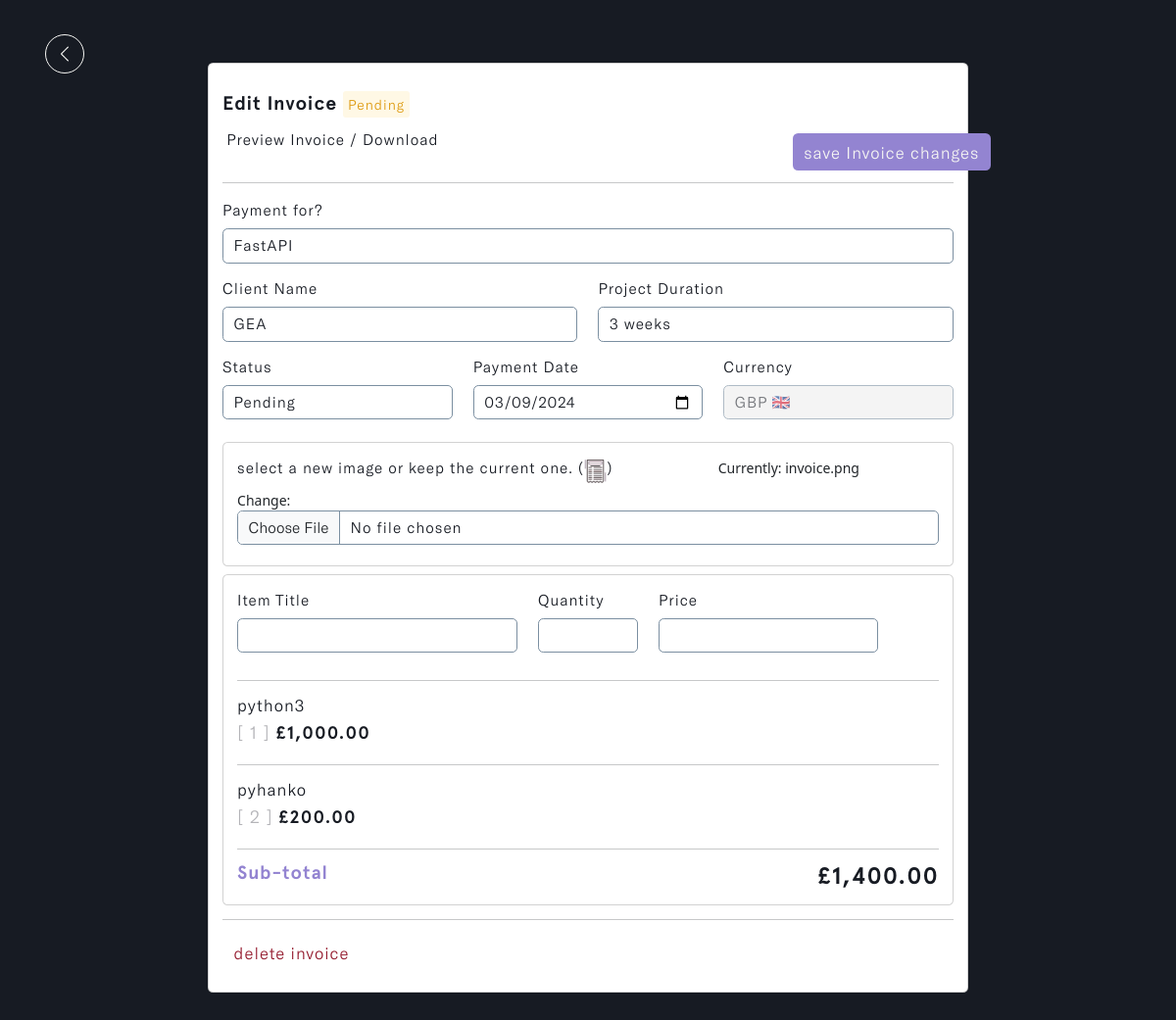
Page /invoice/ecea56b6-4753-4877-9766-66154f2b4e6d (signed in) on the earlier database version.
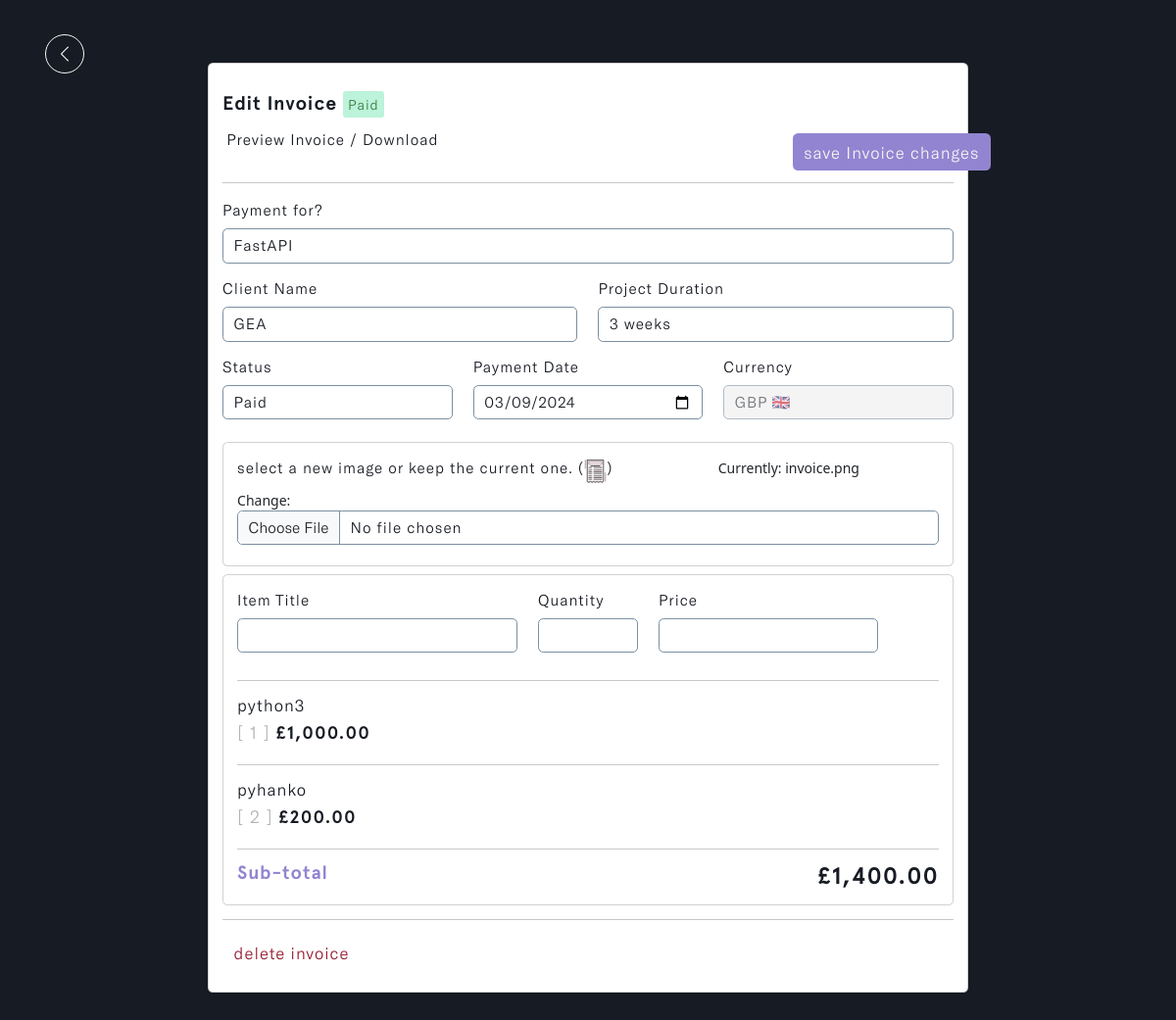
Same page on the later database version.
### invoice/models.py (models this page shows, shortened)
class Invoice(models.Model):
    STATUS = (
        ('Pending', 'Pending'),
        ('Paid', 'Paid')
    )
    CURRENCY = (
        ('USD 🇺🇸', 'USD 🇺🇸'),
        ('GHS 🇬🇭', 'GHS 🇬🇭'),
        ('GBP 🇬🇧', 'GBP 🇬🇧'),
        ('EUR 🇪🇺', 'EUR 🇪🇺'),
        ('NGN 🇳🇬', 'NGN 🇳🇬'),
    )
    account_owner = models.ForeignKey(Profile, on_delete=models.CASCADE)
    project_name = models.CharField(max_length=255)
    project_duration = models.CharField(max_length=50)
    client_name = models.ForeignKey(Client, on_delete=models.CASCADE, to_field='name', related_name='invoice',
                                    help_text='Select a client for this entry.')
    invoice_status = models.CharField(max_length=200, choices=STATUS)
    payment_date = models.DateField(max_length=200, null=True)
    currency = models.CharField(max_length=200, choices=CURRENCY)
    invoice_image = models.ImageField(null=True, blank=True, upload_to='invoice_image/', default='invoice.png')
    client_note = models.TextField(max_length=100000, null=True, blank=True)
    total = models.IntegerField(default=0, null=True, blank=True)
    paid_date = models.DateField(null=True, blank=True)
    updated_time_stamp = models.DateTimeField(auto_now=True)
    created_time_stamp = models.DateTimeField(auto_now_add=True)
    id = models.UUIDField(default=uuid.uuid4, primary_key=True, unique=True, editable=False)
    @property
    def invoiceImageURL(self):
        try:
            url = self.invoice_image.url
        except:
            url = ''
        return url
    class Meta:
        ordering = ['-updated_time_stamp']

class Item(models.Model):
    account_owner = models.ForeignKey(Profile, on_delete=models.CASCADE, null=True)
    invoice = models.ForeignKey(Invoice, on_delete=models.SET_NULL, null=True, related_name='items')
    title = models.CharField(max_length=255, null=True, blank=True)
    quantity = models.IntegerField(default=0, null=True, blank=True)
    price = models.IntegerField(default=0, null=True, blank=True)
    total = models.IntegerField(default=0, null=True, blank=True)
    updated_time_stamp = models.DateTimeField(auto_now=True)
    id = models.UUIDField(default=uuid.uuid4, primary_key=True, unique=True, editable=False)
    class Meta:
        ordering = ['-updated_time_stamp']

### invoice/views.py (the view, shortened to what this page needs)
# urls.py: path('invoice/<str:pk>', views.edit_invoice, name='invoice-details'),
@login_required(login_url='login')
def edit_invoice(request, pk):
    profile = request.user.profile
    invoice = profile.invoice_set.get(id=pk)
    display_items = invoice.items.all()
    items_total = invoice.items.aggregate(total=Sum('total'))['total']
    form = InvoiceCreationForm(request.user, instance=invoice)
    context = {
        'form': form,
        'invoice': invoice,
        'display_items': display_items,
        'items_total': items_total,
    }
    return render(request, 'invoice/invoice-details.html', context)

### invoice/forms.py
class InvoiceCreationForm(ModelForm):
    payment_date = forms.DateField(widget=DateInput)
    class Meta:
        model = Invoice
        fields = ['project_name', 'project_duration', 'client_name',
                  'invoice_status', 'payment_date', 'currency', 'invoice_image',
                  'client_note']
    def __init__(self, user, *args, **kwargs):
        super(InvoiceCreationForm, self).__init__(*args, **kwargs)
        self.fields['invoice_status'].widget.choices = [('', 'Choose status')] + list(self.fields['invoice_status'].widget.choices)
        self.fields['currency'].widget.choices = [('', 'Choose currency')] + list(self.fields['currency'].widget.choices)
        self.fields['client_name'].queryset = Client.objects.filter(account_owner=user.profile)
        self.fields['currency'].widget.attrs.update({'id': 'currency_field'})
        for name, field in self.fields.items():
            field.widget.attrs.update({'class': 'input form-control'})

### invoice/models.py (called while the page is built)
    def __str__(self):
        return self.name

### invoice/templates/invoice/invoice-details.html (shortened to what this page needs)
{% load static %}
{% load humanize %}
<!DOCTYPE html>
<html lang="en" class="js has-scroll-init has-scroll-smooth">
  <head>
    <link rel="stylesheet" href="{% static '/css/bootstrap.min.css' %}" />
    <link rel="stylesheet" href="{% static '/css/invoice-details.css' %}" />
    <link
      rel="stylesheet"
      href="https://maxcdn.bootstrapcdn.com/font-awesome/4.5.0/css/font-awesome.min.css"
    />
  </head>
  <body
    id="pageTop"
    class="page-content"
    data-spy="scroll"
    data-target="#mainNav"
  >
    <main>
      <div data-scroll class="page page--layout-2" id="main">
        <div id="invoice--details-hero">
          <div class="container-fluid">
            <div class="invoice--details-intro">
              <a href="javascript:history.back()">
                <img
                  src="{% static '/images/left.png' %}"
                  class="img-fluid"
                  id="return_back"
                  alt="return_back-img"
                />
              </a>
              <div class="card d-flex mx-auto" id="main--card">
                <div class="card-body">
                  <h5>
                    Edit Invoice
                    {% if invoice.invoice_status == 'Paid' %}
                    <span id="paid">{{invoice.invoice_status}}</span>
                    {% else %}
                    <span id="pending">{{invoice.invoice_status}}</span>
                    {% endif %}
                  </h5>
                  <a
                    href="{% url 'preview-invoice' invoice.id %}"
                    class="btn"
                    id="preview--invoice"
                  >
                     Preview Invoice /
                    Download
                  </a>
                  <form action="" method="POST" enctype="multipart/form-data">
                    <input
                      type="submit"
                      id="save--btn"
                      name="updateInvoice"
                      class="btn"
                      value="save Invoice changes"
                    />
                    <hr id="offcanvas--header-line" />
                    <div class="row">
                      <div class="col-md-12">
                        <div class="mb-3">
                          <label
                            for="exampleFormControlInput1"
                            class="form-label"
                            >Payment for?</label
                          >
                          {{form.project_name}}
                        </div>
                      </div>
                      <div class="col-md-6">
                        <div class="mb-3">
                          <label for="exampleClientName" class="form-label"
                            >Client Name</label
                          >
                          {{form.client_name}}
                        </div>
                      </div>
                      <div class="col-md-6">
                        <div class="mb-3">
                          <label for="exampleProjectDuration" class="form-label"
                            >Project Duration</label
                          >
                          {{form.project_duration}}
                        </div>
                      </div>
                      <div class="col-md-4">
                        <div class="mb-3">
                          <label for="exampleInvoiceStatus" class="form-label"
                            >Status</label
                          >
                          {{form.invoice_status}}
                        </div>
                      </div>
                      <div class="col-md-4">
                        <div class="mb-3">
                          <label for="exampleInvoiceDate" class="form-label"
                            >Payment Date</label
                          >
                          {{form.payment_date}}
                        </div>
                      </div>
                      <div class="col-md-4">
                        <div class="mb-3">
                          <label for="exampleCurrency" class="form-label"
                            >Currency</label
                          >
                          {{ form.currency }}
                        </div>
                      </div>
                      <div class="col-md-12">
                        <div class="card" id="invoice--img-card">
                          <div class="card-body">
                            <div class="mb-3">
                              <label for="formFile" class="form-label">
                                select a new image or keep the current one.
                                (<img
                                  src="{{invoice.invoiceImageURL}}"
                                  class="img-fluid"
                                  id="invoice--img-default"
                                  alt="invoice--img-default"
                                />)
                              </label>
                              {{form.invoice_image}}
                            </div>
                          </div>
                        </div>
                      </div>
                    </div>
                  </form>
                  <div class="card">
                    <div class="card-body">
                      <div id="input-wrapper">
                        {% include 'invoice/add-items.html' %}
                      </div>
                      <hr id="offcanvas--line" />
                      {% include 'invoice/invoice-items.html' %}
                      <div id="sub-total">
                        <a href="#">
                          Sub-total
                          <h4
                            id="total_price"
                            data-currency="{{ invoice.currency }}"
                          >
                            {% include 'invoice/items-total.html' %}
                          </h4>
                        </a>
                      </div>
                    </div>
                  </div>
                  <hr id="offcanvas--line" />
                  <a
                    id="delete--btn"
                    class="btn"
                    data-bs-toggle="modal"
                    data-bs-target="#deleteAccountModal"
                    ><span>delete invoice</span
                    ></a>
                </div>
              </div>
            </div>
          </div>
        </div>
      </div>
    </main>
  </body>
</html>

### invoice/templates/invoice/add-items.html (shortened to what this page needs)
<form id="addItemForm" action="" method="POST">
  <div class="row">
    <div class="col-md-5">
      <div class="mb-3">
        <label for="exampleItemTitle" class="form-label">Item Title</label>
        <input
          type="text"
          class="form-control input"
          name="title"
          id="exampleItemTitle"
        />
      </div>
    </div>
    <div class="col-6 col-md-2">
      <div class="mb-3">
        <label for="exampleItemQuantity" class="form-label">Quantity</label>
        <input
          type="number"
          class="form-control input"
          name="quantity"
          id="exampleItemQuantity"
        />
      </div>
    </div>
    <div class="col-6 col-md-4">
      <div class="mb-3">
        <label for="exampleItemPrice" class="form-label">Price</label>
        <input
          type="number"
          class="form-control input"
          name="price"
          id="exampleItemPrice"
        />
      </div>
    </div>
    <div class="col-md-1 align-self-center" id="addd--item-btn">
      <button type="submit" class="btn" name="addItem">
      </button>
    </div>
  </div>
</form>

### invoice/templates/invoice/invoice-items.html (shortened to what this page needs)
{% load humanize %}
<div id="display--items">
  {% for item in display_items %}
  <div class="row">
    <div class="col-12 col-md-11">
      <h6>{{item.title}}</h6>
      <h3>
        <span>[ {{item.quantity}} ]</span>
        {% if invoice.currency == "GHS 🇬🇭" %}
        ¢{{ item.price|floatformat:2|intcomma }}
        {% elif invoice.currency == "USD 🇺🇸" %}
        ${{ item.price|floatformat:2|intcomma }}
        {% elif invoice.currency == "GBP 🇬🇧" %}
        £{{ item.price|floatformat:2|intcomma }}
        {% elif invoice.currency == "EUR 🇪🇺" %}
        €{{ item.price|floatformat:2|intcomma }}
        {% elif invoice.currency == "NGN 🇳🇬" %}
        ₦{{ item.price|floatformat:2|intcomma }}
        {% endif %}
      </h3>
    </div>
    <div class="col-md-1">
      <form action="" method="POST">
        <button type="submit" class="btn" name="deleteItem" value="{{item.id}}">
        </button>
      </form>
    </div>
  </div>
  <hr id="offcanvas--line" />
  {% endfor %}
</div>

### invoice/templates/invoice/items-total.html (shortened to what this page needs)
{% load humanize %}
{% if invoice.currency == "GHS 🇬🇭" %}
{% if items_total != None %}
¢{{ items_total|floatformat:2|intcomma }}
{% else %}
¢0.00
{% endif %}
{% elif invoice.currency == "GBP 🇬🇧" %}
{% if items_total != None %}
£{{ items_total|floatformat:2|intcomma }}
{% else %}
£0.00
{% endif %}
{% endif %}

Differences in the rows shown:
changed Invoice "FastAPI": invoice_status "Pending" → "Paid"
